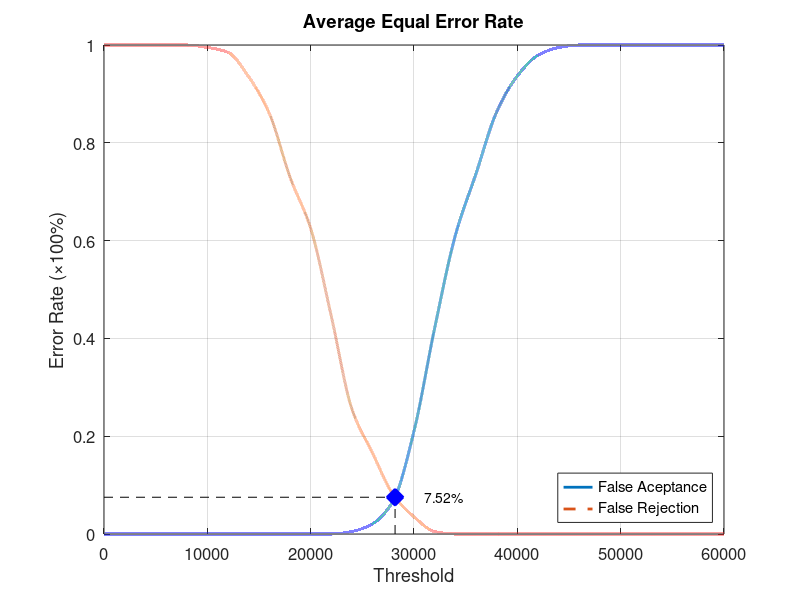
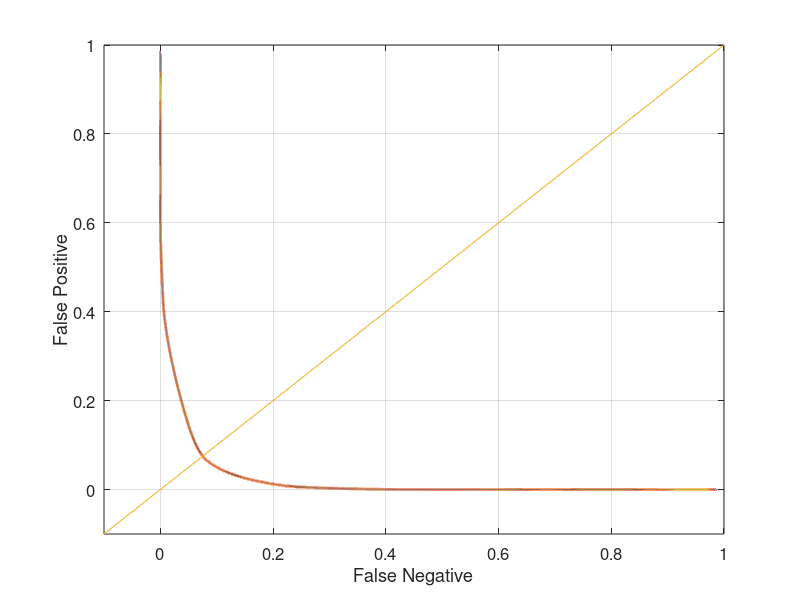

Source code (MATLAB) for these figures, in order:
function yEER = Database5_4
close all;
clear;
clc;
x = 0:2000:60000;
xq = 0:0.5:60000;

y0 = [0 0 0 0 0 0 0 0 0 0 0 0 0.00526316 0.0210526 0.0684211 0.210526 0.421053 0.610526 0.736842 0.863158 0.936842 0.978947 0.994737 1 1 1 1 1 1 1 1];
yy0 = interp1(x, y0, xq, 'pchip');
y1 = [1 1 1 1 1 0.995 0.985 0.935 0.86 0.73 0.625 0.445 0.255 0.165 0.08 0.035 0.005 0 0 0 0 0 0 0 0 0 0 0 0 0 0];
yy1 = interp1(x, y1, xq, 'pchip');

% Calculating EER: 
y2 = abs(y0 - y1);
find(y2 == min(y2))
yy2 = abs(yy0 - yy1);
xEER = find(yy2 == min(yy2));
xEERIndex = xq(xEER) % X-axis EER
yEER = yy0(xEER) % Y-axis EER

main = figure
plot(xq, yy0,'-','LineWidth', 2);	hold on
plot(xq, yy1,'--','LineWidth', 2);	hold on
plot([xEERIndex xEERIndex], [0 yEER], 'k--');	hold on
plot([0 xEERIndex], [yEER yEER], 'k--');	hold on
plot(xEERIndex, yEER, 'bx', 'LineWidth', 10);	hold on
text(xEERIndex + 10 * xEERIndex / 100, yEER, [num2str(round((10000 * yEER)) / 100) '%'])
legend('False Aceptance', 'False Rejection', 'Location', 'SouthEast')
xlabel('Threshold')
ylabel('Error Rate (\times100%)')
title('Average Equal Error Rate')
set(gca, 'FontSize', 12)
axis([0 60000 0 1])
grid on

print(main, 'Database5_4Main', '-dpng');
FNRxFPR = figure('Color', [1 1 1]);
plot(yy1, yy0, '-', yy1, yy0, 'LineWidth', 2);
hold on
y = -0.1:0.1:1
plot(y, y); 
set(gca, 'FontSize', 12)
xlabel('False Negative')
ylabel('False Positive')
axis([-0.1 1 -0.1 1])
set(gca, 'FontSize', 12)
grid on

print(FNRxFPR, 'Database5_4FNRxFPR','-dpng');
end
